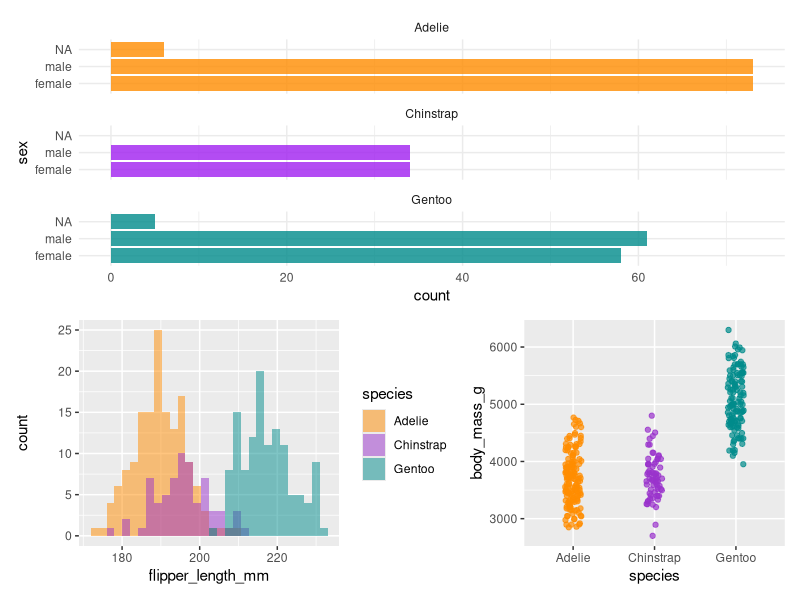

Reproduce this figure in R. (Note: this script raises an error after producing the figure.)
## ---- chunk 1
9^2 != 9 * (3 + 6)
## ---- chunk 2
pi
month.abb# abbreviated month names
## ---- chunk 3
penguins # not available
data(penguins, package = "palmerpenguins")
penguins
## ---- chunk 4
library(palmerpenguins)
library(dplyr)
library(ggplot2)
library(patchwork)
# Jitter plot example
plot3 <- ggplot(data = penguins, aes(x = species, y = body_mass_g)) +
           geom_jitter(aes(color = species),
              width = 0.1,
              alpha = 0.7,
              show.legend = FALSE) +
         scale_color_manual(values = c("darkorange", "darkorchid", "cyan4"))

# Histogram example
plot2 <- ggplot(data = penguins, aes(x = flipper_length_mm)) +
  geom_histogram(aes(fill = species), alpha = 0.5, position = "identity", bins = 30) +
  scale_fill_manual(values = c("darkorange", "darkorchid", "cyan4"))

# Count penguins for each species / sex
plot1 <- ggplot(penguins, aes(x = sex, fill = species)) +
  geom_bar(alpha = 0.8, show.legend = FALSE) +
  scale_fill_manual(values = c("darkorange", "purple", "cyan4")) +
  theme_minimal() +
  facet_wrap(~species, ncol = 1) +
  coord_flip()
## ---- chunk 5
plot1 / (plot2 + plot3)
## ---- chunk 6
result <- sqrt(42)
## ---- chunk 7
knitr::include_graphics("Pics/result.png")
## ---- chunk 8
result
## ---- chunk 9
result * 3
result * result
## ---- chunk 10
result <- exp(42)
## ---- chunk 11
knitr::include_graphics("Pics/new_result.png")
## ---- chunk 12
results <- c(42, sqrt(42), 42^2)
results
## ---- chunk 13
one_two_three <- c("one", "two", "three")
one_two_three
## ---- chunk 14
one_2_three_4 <- c("one", 2, "three", 4)
one_2_three_4
## ---- chunk 15
knitr::include_graphics("Pics/view.png")
## ---- chunk 16
rm(result)
## ---- chunk 17
result <- exp(42)
## ---- chunk 18
rm(result, results)
## ---- chunk 19
rep(c(1, 2, 3), times= 3)
rep(c("One", "Two", "Three"), times= 3)
## ---- chunk 20
rep(c(1, 2, 3), each= 3)
rep(c("One", "Two", "Three"), each= 3)
## ---- chunk 21
14:24
## ---- chunk 22
14:24.5
14.5:24
## ---- chunk 23
seq(14, 24)
## ---- chunk 24
seq(14, 24.5)
seq(14.5, 24)
## ---- chunk 25
seq(14, 24, by=2.5)
seq(14, 24, length.out=7)
## ---- chunk 26
runif(7)
## ---- chunk 27
runif(7, min=10, max=100)
## ---- chunk 28
rnorm(10)
## ---- chunk 29
rnorm(10, mean=50, sd=3)
## ---- chunk 30
sample(1:100, 10, replace = FALSE)
sample(20:30, 7, replace = TRUE)
## ---- chunk 31
sample(1:10)
## ---- chunk 32
num <- -35.2
class(num)
## ---- chunk 33
int <- 35L
class(int)
## ---- chunk 34
int <- 35
class(int)
## ---- chunk 35
char <- "Letters"
class(char)
## ---- chunk 36
logic <- TRUE
class(logic)
## ---- chunk 37
integ <- 35L
integ
## ---- chunk 38
class(integ)
## ---- chunk 39
integ_num <- as.numeric(integ)
class(integ_num)
## ---- chunk 40
integ_int <- as.integer(integ_num)
class(integ_int)
## ---- chunk 41
integ_char <- as.character(integ)
class(integ_char)
## ---- chunk 42
birthday <- "1980-02-08"
birthday
class(birthday)
## ---- chunk 43
birthdate <- as.Date(birthday)
birthdate
class(birthdate)
## ---- chunk 44
ten_days_before_my_birthdate <- birthdate - 10
ten_days_before_my_birthdate
## ---- chunk 45
ten_days_before_my_birthday <- birthday - 10
## ---- chunk 46
scandinavian_countries <- factor(c("Norway", "Denmark", "Sweden", "Denmark", "Sweden", "Norway", "Denmark"), levels= c("Norway", "Denmark", "Sweden"))
## ---- chunk 47
scandinavian_countries 
class(scandinavian_countries)
## ---- chunk 48
scandinavia <- c("Norway", "Denmark", "Sweden", "Denmark", "Sweden", "Norway", "Denmark")
scandinavian_kingdoms <- factor(scandinavia, levels = c("Norway", "Denmark", "Sweden"))
scandinavian_kingdoms
## ---- chunk 49
vec.char <- c("one", "two", "three")
vec.char
## ---- chunk 50
temperature <- c(8.7, 9.2, 9.4, 9.5, 9.7, 10.1, 10.3, 10.6, 10.7, 10.8, 11.3, 11.9, 12.2, 12.3, 11.7, 10.2, 10.3, 10.3, 10.4, 10.3, 10.1, 9.7, 9.5, 9.4)
## ---- chunk 51
temperature
## ---- chunk 52
class(temperature)
## ---- chunk 53
coercion <- c(15, "fifteen", 15L)
class(coercion)
## ---- chunk 54
temperature[c(2, 6)] 
## ---- chunk 55
neo <- matrix(temperature, nrow = 4, ncol = 6)
neo 
## ---- chunk 56
neo[2, 3]
## ---- chunk 57
neo[2, ]

neo[ , 3]
## ---- chunk 58
my_list <- list(string = "one", 
                number = 2, 
                temp = temperature, 
                boolean = TRUE, 
                words = vec.char, 
                matrix = neo)
my_list 
## ---- chunk 59
my_list[[1]] #get first element
## ---- chunk 60
my_list$matrix
## ---- chunk 61
my_list$words[3]
## ---- chunk 62
my_list$matrix[2, 3]
## ---- chunk 63
library(tidyverse)
## ---- chunk 64
df <- data.frame(Year = rep(2017:2019, each = 12), 
                 Month = rep(month.name, 3), 
                 Avg_temperature = c(3.4, 2.8, 4.2, 5.8, 11.4, 12.6, 14.6, 13.9, 13.7, 9.2, 4.3, 3.1, 2.3, 0.5, 0.8, 6.7, 13.5, 13.6, 16.2, 13.8, 11.6, 8.0, 6.6, 3.9, 1.7, 4.6, 4.0, 9.1, 8.8, 13.2, 15.4, 15.8, 11.6, 7.8, 3.6, 4.8))
df
## ---- chunk 65
tbl <- tibble(Year = rep(2017:2019, each = 12), 
             Month = rep(month.name, 3), 
             Avg_temperature = c(3.4, 2.8, 4.2, 5.8, 11.4, 12.6, 14.6, 13.9, 13.7, 9.2, 4.3, 3.1, 2.3, 0.5, 0.8, 6.7, 13.5, 13.6, 16.2, 13.8, 11.6, 8.0, 6.6, 3.9, 1.7, 4.6, 4.0, 9.1, 8.8, 13.2, 15.4, 15.8, 11.6, 7.8, 3.6, 4.8))
tbl
## ---- chunk 66
df[3, "Avg_temperature"]
tbl[3, "Avg_temperature"]
## ---- chunk 67
df[3, ]
tbl[3, ]
df[ , "Avg_temperature"]
tbl[ , "Avg_temperature"]
## ---- chunk 68
df$Avg_temperature
tbl$Avg_temperature
## ---- chunk 69
df_as_tibble <- as_tibble(df)
df_as_tibble 
